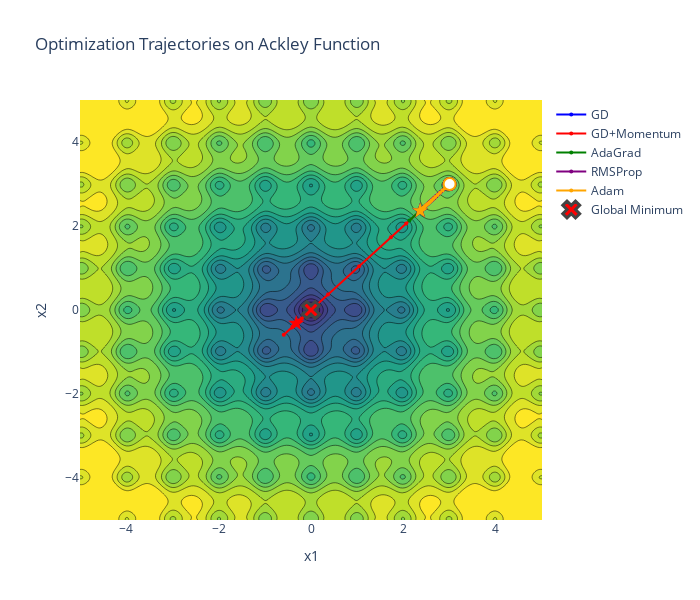
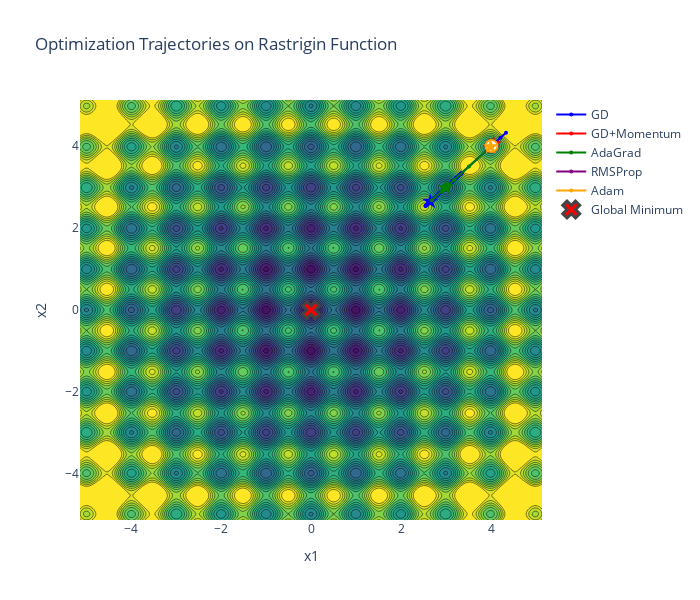
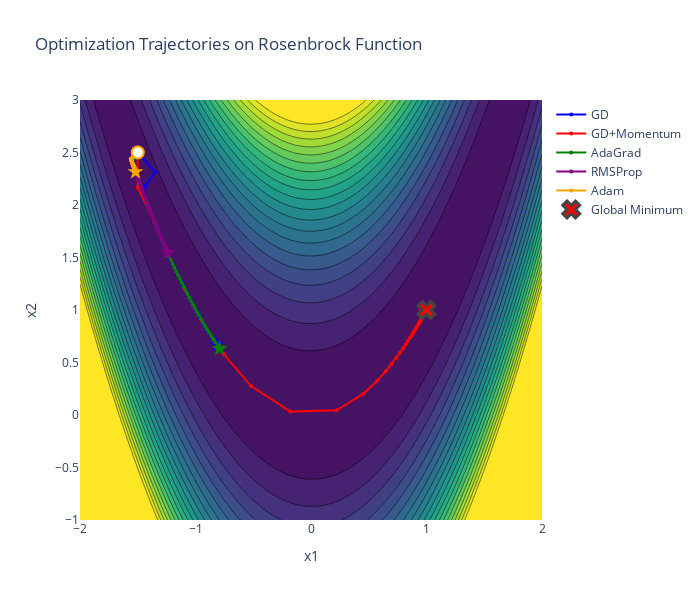

The code cell stored with these charts, in order, in its notebook:
### Markdown cell above
### Optimization Trajectories on Contour Plots

### Code cell
# Create contour plots with trajectories
for func_name, func, grad_func, x0 in test_functions:
    # Create grid for contour plot
    if func_name == 'Ackley':
        x_range = np.linspace(-5, 5, 200)
        y_range = np.linspace(-5, 5, 200)
        global_min = [0, 0]
    elif func_name == 'Rastrigin':
        x_range = np.linspace(-5.12, 5.12, 200)
        y_range = np.linspace(-5.12, 5.12, 200)
        global_min = [0, 0]
    else:  # Rosenbrock
        x_range = np.linspace(-2, 2, 200)
        y_range = np.linspace(-1, 3, 200)
        global_min = [1, 1]
    
    X, Y = np.meshgrid(x_range, y_range)
    Z = np.zeros_like(X)
    
    for i in range(X.shape[0]):
        for j in range(X.shape[1]):
            Z[i, j] = func(np.array([X[i, j], Y[i, j]]))
    
    # Create figure
    fig = go.Figure()
    
    # Add contour plot
    fig.add_trace(go.Contour(
        x=x_range,
        y=y_range,
        z=Z,
        colorscale='Viridis',
        contours=dict(
            start=0,
            end=np.percentile(Z, 90),
            size=(np.percentile(Z, 90) - 0) / 20
        ),
        showscale=False,
        name='Function'
    ))
    
    # Add trajectories for each algorithm
    for color_idx, (alg_name, result) in enumerate(all_results[func_name].items()):
        path = result['path']
        # Subsample path for clarity (plot every 10th point for long trajectories)
        step = max(1, len(path) // 50)
        
        fig.add_trace(go.Scatter(
            x=path[::step, 0],
            y=path[::step, 1],
            mode='lines+markers',
            name=alg_name,
            line=dict(color=colors[color_idx], width=2),
            marker=dict(size=4)
        ))
        
        # Add start and end markers
        fig.add_trace(go.Scatter(
            x=[path[0, 0]],
            y=[path[0, 1]],
            mode='markers',
            marker=dict(size=12, color='white', symbol='circle', 
                       line=dict(color=colors[color_idx], width=2)),
            showlegend=False,
            hovertext=f'{alg_name} start'
        ))
        
        fig.add_trace(go.Scatter(
            x=[path[-1, 0]],
            y=[path[-1, 1]],
            mode='markers',
            marker=dict(size=12, color=colors[color_idx], symbol='star'),
            showlegend=False,
            hovertext=f'{alg_name} end'
        ))
    
    # Add global minimum marker
    fig.add_trace(go.Scatter(
        x=[global_min[0]],
        y=[global_min[1]],
        mode='markers',
        marker=dict(size=15, color='red', symbol='x', line=dict(width=3)),
        name='Global Minimum',
        showlegend=True
    ))
    
    fig.update_layout(
        title=f'Optimization Trajectories on {func_name} Function',
        xaxis_title='x1',
        yaxis_title='x2',
        height=600,
        width=700,
        hovermode='closest'
    )
    
    fig.show()

### Figure 1 — Plotly figure (JSON) as saved in the notebook; plotly's stock layout.template omitted (floating-point values rounded to 4 significant figures; data arrays with more than 128 entries replaced by an {"elided": "..."} marker saying what was removed)
{"data": [{"colorscale": [[0, "#440154"], [0.1111, "#482878"], [0.2222, "#3e4989"], [0.3333, "#31688e"], [0.4444, "#26828e"], [0.5556, "#1f9e89"], [0.6667, "#35b779"], [0.7778, "#6ece58"], [0.8889, "#b5de2b"], [1, "#fde725"]], "contours": {"end": 12.59, "size": 0.6295, "start": 0}, "name": "Function", "showscale": false, "type": "contour", "x": {"elided": "200 float values"}, "y": {"elided": "200 float values"}, "z": {"elided": "200x200 float values"}}, {"line": {"color": "blue", "width": 2}, "marker": {"size": 4}, "mode": "lines+markers", "name": "GD", "type": "scatter", "x": [3.0, 2.972, 2.909, 2.801, 2.706, 2.642, 2.596, 2.558, 2.527, 2.499, 2.476, 2.456, 2.439, 2.424, 2.412, 2.402, 2.394, 2.387, 2.382, 2.377, 2.374, 2.372, 2.369, 2.368, 2.367, 2.366, 2.365, 2.364, 2.364, 2.364, 2.363, 2.363, 2.363, 2.363, 2.363, 2.363, 2.363, 2.363, 2.363, 2.363, 2.363, 2.363, 2.363, 2.363, 2.363, 2.363, 2.363, 2.363, 2.363, 2.363, 2.363, 2.363, 2.363, 2.363, 2.363, 2.363, 2.363, 2.363, 2.363, 2.363, 2.363, 2.363, 2.363, 2.363, 2.363, 2.363, 2.363], "y": [3.0, 2.972, 2.909, 2.801, 2.706, 2.642, 2.596, 2.558, 2.527, 2.499, 2.476, 2.456, 2.439, 2.424, 2.412, 2.402, 2.394, 2.387, 2.382, 2.377, 2.374, 2.372, 2.369, 2.368, 2.367, 2.366, 2.365, 2.364, 2.364, 2.364, 2.363, 2.363, 2.363, 2.363, 2.363, 2.363, 2.363, 2.363, 2.363, 2.363, 2.363, 2.363, 2.363, 2.363, 2.363, 2.363, 2.363, 2.363, 2.363, 2.363, 2.363, 2.363, 2.363, 2.363, 2.363, 2.363, 2.363, 2.363, 2.363, 2.363, 2.363, 2.363, 2.363, 2.363, 2.363, 2.363, 2.363]}, {"hovertext": "GD start", "marker": {"color": "white", "line": {"color": "blue", "width": 2}, "size": 12, "symbol": "circle"}, "mode": "markers", "showlegend": false, "type": "scatter", "x": [3], "y": [3]}, {"hovertext": "GD end", "marker": {"color": "blue", "size": 12, "symbol": "star"}, "mode": "markers", "showlegend": false, "type": "scatter", "x": [2.363], "y": [2.363]}, {"line": {"color": "red", "width": 2}, "marker": {"size": 4}, "mode": "lines+markers", "name": "GD+Momentum", "type": "scatter", "x": [3.0, 2.664, 2.06, 1.731, 1.04, 0.3681, -0.2448, -0.5895, -0.3619, -0.1994, -0.4, -0.3668, -0.2595, -0.3401, -0.3454, -0.2924, -0.3234, -0.3325, -0.3075, -0.3189, -0.3256, -0.3142, -0.318, -0.3221, -0.317, -0.3181, -0.3203, -0.3181, -0.3183, -0.3195, -0.3186, -0.3185, -0.3191, -0.3187, -0.3186, -0.3189, -0.3188, -0.3187, -0.3188, -0.3188, -0.3188, -0.3188, -0.3188, -0.3188, -0.3188, -0.3188, -0.3188, -0.3188, -0.3188, -0.3188, -0.3188, -0.3188, -0.3188, -0.3188, -0.3188, -0.3188, -0.3188, -0.3188], "y": [3.0, 2.664, 2.06, 1.731, 1.04, 0.3681, -0.2448, -0.5895, -0.3619, -0.1994, -0.4, -0.3668, -0.2595, -0.3401, -0.3454, -0.2924, -0.3234, -0.3325, -0.3075, -0.3189, -0.3256, -0.3142, -0.318, -0.3221, -0.317, -0.3181, -0.3203, -0.3181, -0.3183, -0.3195, -0.3186, -0.3185, -0.3191, -0.3187, -0.3186, -0.3189, -0.3188, -0.3187, -0.3188, -0.3188, -0.3188, -0.3188, -0.3188, -0.3188, -0.3188, -0.3188, -0.3188, -0.3188, -0.3188, -0.3188, -0.3188, -0.3188, -0.3188, -0.3188, -0.3188, -0.3188, -0.3188, -0.3188]}, {"hovertext": "GD+Momentum start", "marker": {"color": "white", "line": {"color": "red", "width": 2}, "size": 12, "symbol": "circle"}, "mode": "markers", "showlegend": false, "type": "scatter", "x": [3], "y": [3]}, {"hovertext": "GD+Momentum end", "marker": {"color": "red", "size": 12, "symbol": "star"}, "mode": "markers", "showlegend": false, "type": "scatter", "x": [-0.3188], "y": [-0.3188]}, {"line": {"color": "green", "width": 2}, "marker": {"size": 4}, "mode": "lines+markers", "name": "AdaGrad", "type": "scatter", "x": [3.0, 2.5, 2.129, 2.575, 2.354, 2.367, 2.36, 2.364, 2.362, 2.363, 2.362, 2.363, 2.363, 2.363, 2.363, 2.363, 2.363, 2.363, 2.363, 2.363, 2.363, 2.363, 2.363, 2.363, 2.363], "y": [3.0, 2.5, 2.129, 2.575, 2.354, 2.367, 2.36, 2.364, 2.362, 2.363, 2.362, 2.363, 2.363, 2.363, 2.363, 2.363, 2.363, 2.363, 2.363, 2.363, 2.363, 2.363, 2.363, 2.363, 2.363]}, {"hovertext": "AdaGrad start", "marker": {"color": "white", "line": {"color": "green", "width": 2}, "size": 12, "symbol": "circle"}, "mode": "markers", "showlegend": false, "type": "scatter", "x": [3], "y": [3]}, {"hovertext": "AdaGrad end", "marker": {"color": "green", "size": 12, "symbol": "star"}, "mode": "markers", "showlegend": false, "type": "scatter", "x": [2.363], "y": [2.363]}, {"line": {"color": "purple", "width": 2}, "marker": {"size": 4}, "mode": "lines+markers", "name": "RMSProp", "type": "scatter", "x": [3.0, 2.939, 2.89, 2.851, 2.82, 2.793, 2.769, 2.748, 2.729, 2.711, 2.694, 2.678, 2.663, 2.648, 2.633, 2.619, 2.605, 2.591, 2.577, 2.564, 2.55, 2.537, 2.524, 2.51, 2.497, 2.484, 2.472, 2.459, 2.447, 2.436, 2.425, 2.414, 2.405, 2.396, 2.388, 2.382, 2.376, 2.372, 2.369, 2.366, 2.365, 2.364, 2.363, 2.363, 2.363, 2.363, 2.363, 2.363, 2.363, 2.363], "y": [3.0, 2.939, 2.89, 2.851, 2.82, 2.793, 2.769, 2.748, 2.729, 2.711, 2.694, 2.678, 2.663, 2.648, 2.633, 2.619, 2.605, 2.591, 2.577, 2.564, 2.55, 2.537, 2.524, 2.51, 2.497, 2.484, 2.472, 2.459, 2.447, 2.436, 2.425, 2.414, 2.405, 2.396, 2.388, 2.382, 2.376, 2.372, 2.369, 2.366, 2.365, 2.364, 2.363, 2.363, 2.363, 2.363, 2.363, 2.363, 2.363, 2.363]}, {"hovertext": "RMSProp start", "marker": {"color": "white", "line": {"color": "purple", "width": 2}, "size": 12, "symbol": "circle"}, "mode": "markers", "showlegend": false, "type": "scatter", "x": [3], "y": [3]}, {"hovertext": "RMSProp end", "marker": {"color": "purple", "size": 12, "symbol": "star"}, "mode": "markers", "showlegend": false, "type": "scatter", "x": [2.363], "y": [2.363]}, {"line": {"color": "orange", "width": 2}, "marker": {"size": 4}, "mode": "lines+markers", "name": "Adam", "type": "scatter", "x": [3.0, 2.95, 2.899, 2.846, 2.792, 2.739, 2.689, 2.643, 2.603, 2.568, 2.537, 2.51, 2.486, 2.464, 2.445, 2.428, 2.413, 2.4, 2.39, 2.381, 2.374, 2.369, 2.365, 2.362, 2.361, 2.36, 2.36, 2.36, 2.361, 2.361, 2.361, 2.362, 2.362, 2.362, 2.363, 2.363, 2.363, 2.363, 2.363, 2.363, 2.363, 2.363, 2.363, 2.363, 2.363, 2.363, 2.363, 2.363, 2.363, 2.363, 2.363, 2.363, 2.363], "y": [3.0, 2.95, 2.899, 2.846, 2.792, 2.739, 2.689, 2.643, 2.603, 2.568, 2.537, 2.51, 2.486, 2.464, 2.445, 2.428, 2.413, 2.4, 2.39, 2.381, 2.374, 2.369, 2.365, 2.362, 2.361, 2.36, 2.36, 2.36, 2.361, 2.361, 2.361, 2.362, 2.362, 2.362, 2.363, 2.363, 2.363, 2.363, 2.363, 2.363, 2.363, 2.363, 2.363, 2.363, 2.363, 2.363, 2.363, 2.363, 2.363, 2.363, 2.363, 2.363, 2.363]}, {"hovertext": "Adam start", "marker": {"color": "white", "line": {"color": "orange", "width": 2}, "size": 12, "symbol": "circle"}, "mode": "markers", "showlegend": false, "type": "scatter", "x": [3], "y": [3]}, {"hovertext": "Adam end", "marker": {"color": "orange", "size": 12, "symbol": "star"}, "mode": "markers", "showlegend": false, "type": "scatter", "x": [2.363], "y": [2.363]}, {"marker": {"color": "red", "line": {"width": 3}, "size": 15, "symbol": "x"}, "mode": "markers", "name": "Global Minimum", "showlegend": true, "type": "scatter", "x": [0], "y": [0]}], "layout": {"height": 600, "hovermode": "closest", "title": {"text": "Optimization Trajectories on Ackley Function"}, "width": 700, "xaxis": {"title": {"text": "x1"}}, "yaxis": {"title": {"text": "x2"}}}}

### Figure 2 — Plotly figure (JSON) as saved in the notebook; plotly's stock layout.template omitted (floating-point values rounded to 4 significant figures; data arrays with more than 128 entries replaced by an {"elided": "..."} marker saying what was removed)
{"data": [{"colorscale": [[0, "#440154"], [0.1111, "#482878"], [0.2222, "#3e4989"], [0.3333, "#31688e"], [0.4444, "#26828e"], [0.5556, "#1f9e89"], [0.6667, "#35b779"], [0.7778, "#6ece58"], [0.8889, "#b5de2b"], [1, "#fde725"]], "contours": {"end": 56.47, "size": 2.823, "start": 0}, "name": "Function", "showscale": false, "type": "contour", "x": {"elided": "200 float values"}, "y": {"elided": "200 float values"}, "z": {"elided": "200x200 float values"}}, {"line": {"color": "blue", "width": 2}, "marker": {"size": 4}, "mode": "lines+markers", "name": "GD", "type": "scatter", "x": [4.0, 4.199, 4.322, 2.57, 2.669, 2.678, 2.818, 2.718, 3.342, 3.024, 2.849, 3.324, 2.802, 2.74, 2.639, 2.538, 2.782, 3.118, 3.312, 2.915, 3.279, 3.303, 3.321, 3.251, 2.567, 2.609, 2.542, 2.592, 3.178, 3.124, 3.334, 2.668, 2.742, 2.629, 2.591, 3.212, 2.678, 2.54, 2.917, 3.224, 2.731, 3.163, 2.632, 2.604, 2.841, 3.051, 3.145, 3.168, 3.235, 2.666], "y": [4.0, 4.199, 4.322, 2.57, 2.669, 2.678, 2.818, 2.718, 3.342, 3.024, 2.849, 3.324, 2.802, 2.74, 2.639, 2.538, 2.782, 3.118, 3.312, 2.915, 3.279, 3.303, 3.321, 3.251, 2.567, 2.609, 2.542, 2.592, 3.178, 3.124, 3.334, 2.668, 2.742, 2.629, 2.591, 3.212, 2.678, 2.54, 2.917, 3.224, 2.731, 3.163, 2.632, 2.604, 2.841, 3.051, 3.145, 3.168, 3.235, 2.666]}, {"hovertext": "GD start", "marker": {"color": "white", "line": {"color": "blue", "width": 2}, "size": 12, "symbol": "circle"}, "mode": "markers", "showlegend": false, "type": "scatter", "x": [4], "y": [4]}, {"hovertext": "GD end", "marker": {"color": "blue", "size": 12, "symbol": "star"}, "mode": "markers", "showlegend": false, "type": "scatter", "x": [2.644], "y": [2.644]}, {"line": {"color": "red", "width": 2}, "marker": {"size": 4}, "mode": "lines+markers", "name": "GD+Momentum", "type": "scatter", "x": [4.0, 3.921, 3.899, 3.909, 3.907, 3.906, 3.906, 3.907, 3.906, 3.906, 3.906, 3.906, 3.906, 3.906, 3.906, 3.906, 3.906, 3.906, 3.906, 3.906, 3.906, 3.906, 3.906, 3.906, 3.906, 3.906, 3.906, 3.906, 3.906, 3.906, 3.906, 3.906, 3.906, 3.906, 3.906, 3.906, 3.906, 3.906, 3.906, 3.906, 3.906, 3.906, 3.906, 3.906, 3.906, 3.906, 3.906, 3.906, 3.906, 3.906], "y": [4.0, 3.921, 3.899, 3.909, 3.907, 3.906, 3.906, 3.907, 3.906, 3.906, 3.906, 3.906, 3.906, 3.906, 3.906, 3.906, 3.906, 3.906, 3.906, 3.906, 3.906, 3.906, 3.906, 3.906, 3.906, 3.906, 3.906, 3.906, 3.906, 3.906, 3.906, 3.906, 3.906, 3.906, 3.906, 3.906, 3.906, 3.906, 3.906, 3.906, 3.906, 3.906, 3.906, 3.906, 3.906, 3.906, 3.906, 3.906, 3.906, 3.906]}, {"hovertext": "GD+Momentum start", "marker": {"color": "white", "line": {"color": "red", "width": 2}, "size": 12, "symbol": "circle"}, "mode": "markers", "showlegend": false, "type": "scatter", "x": [4], "y": [4]}, {"hovertext": "GD+Momentum end", "marker": {"color": "red", "size": 12, "symbol": "star"}, "mode": "markers", "showlegend": false, "type": "scatter", "x": [4.049], "y": [4.049]}, {"line": {"color": "green", "width": 2}, "marker": {"size": 4}, "mode": "lines+markers", "name": "AdaGrad", "type": "scatter", "x": [4.0, 3.5, 3.171, 2.678, 2.995, 2.97, 3.006, 2.955, 3.025, 2.93, 3.051, 2.907, 3.059, 2.913, 3.044, 2.934, 3.025, 2.951, 3.011, 2.964, 3.001, 2.972, 2.995, 2.977, 2.991, 2.98, 2.989, 2.982, 2.987, 2.983, 2.986, 2.984, 2.986, 2.984, 2.985, 2.984, 2.985, 2.985, 2.985, 2.985, 2.985, 2.985, 2.985, 2.985, 2.985, 2.985, 2.985, 2.985, 2.985, 2.985, 2.985, 2.985, 2.985, 2.985, 2.985, 2.985, 2.985, 2.985, 2.985, 2.985, 2.985, 2.985, 2.985, 2.985, 2.985, 2.985, 2.985, 2.985, 2.985, 2.985, 2.985, 2.985, 2.985, 2.985, 2.985, 2.985, 2.985, 2.985, 2.985, 2.985, 2.985, 2.985, 2.985, 2.985, 2.985, 2.985, 2.985, 2.985, 2.985, 2.985], "y": [4.0, 3.5, 3.171, 2.678, 2.995, 2.97, 3.006, 2.955, 3.025, 2.93, 3.051, 2.907, 3.059, 2.913, 3.044, 2.934, 3.025, 2.951, 3.011, 2.964, 3.001, 2.972, 2.995, 2.977, 2.991, 2.98, 2.989, 2.982, 2.987, 2.983, 2.986, 2.984, 2.986, 2.984, 2.985, 2.984, 2.985, 2.985, 2.985, 2.985, 2.985, 2.985, 2.985, 2.985, 2.985, 2.985, 2.985, 2.985, 2.985, 2.985, 2.985, 2.985, 2.985, 2.985, 2.985, 2.985, 2.985, 2.985, 2.985, 2.985, 2.985, 2.985, 2.985, 2.985, 2.985, 2.985, 2.985, 2.985, 2.985, 2.985, 2.985, 2.985, 2.985, 2.985, 2.985, 2.985, 2.985, 2.985, 2.985, 2.985, 2.985, 2.985, 2.985, 2.985, 2.985, 2.985, 2.985, 2.985, 2.985, 2.985]}, {"hovertext": "AdaGrad start", "marker": {"color": "white", "line": {"color": "green", "width": 2}, "size": 12, "symbol": "circle"}, "mode": "markers", "showlegend": false, "type": "scatter", "x": [4], "y": [4]}, {"hovertext": "AdaGrad end", "marker": {"color": "green", "size": 12, "symbol": "star"}, "mode": "markers", "showlegend": false, "type": "scatter", "x": [2.985], "y": [2.985]}, {"line": {"color": "purple", "width": 2}, "marker": {"size": 4}, "mode": "lines+markers", "name": "RMSProp", "type": "scatter", "x": [4.0, 3.988, 3.983, 3.985, 3.985, 3.985, 3.985, 3.985, 3.985, 3.985, 3.985, 3.985, 3.985, 3.985, 3.985, 3.985, 3.985, 3.985, 3.985, 3.985, 3.985, 3.985, 3.985, 3.985, 3.985, 3.985, 3.985, 3.985, 3.985, 3.985, 3.985, 3.985, 3.985, 3.985, 3.985, 3.985, 3.985, 3.985, 3.985, 3.985, 3.985, 3.985, 3.985, 3.985, 3.985, 3.985, 3.985, 3.985, 3.985, 3.985], "y": [4.0, 3.988, 3.983, 3.985, 3.985, 3.985, 3.985, 3.985, 3.985, 3.985, 3.985, 3.985, 3.985, 3.985, 3.985, 3.985, 3.985, 3.985, 3.985, 3.985, 3.985, 3.985, 3.985, 3.985, 3.985, 3.985, 3.985, 3.985, 3.985, 3.985, 3.985, 3.985, 3.985, 3.985, 3.985, 3.985, 3.985, 3.985, 3.985, 3.985, 3.985, 3.985, 3.985, 3.985, 3.985, 3.985, 3.985, 3.985, 3.985, 3.985]}, {"hovertext": "RMSProp start", "marker": {"color": "white", "line": {"color": "purple", "width": 2}, "size": 12, "symbol": "circle"}, "mode": "markers", "showlegend": false, "type": "scatter", "x": [4], "y": [4]}, {"hovertext": "RMSProp end", "marker": {"color": "purple", "size": 12, "symbol": "star"}, "mode": "markers", "showlegend": false, "type": "scatter", "x": [3.975], "y": [3.975]}, {"line": {"color": "orange", "width": 2}, "marker": {"size": 4}, "mode": "lines+markers", "name": "Adam", "type": "scatter", "x": [4.0, 3.969, 3.976, 3.987, 3.982, 3.975, 3.978, 3.983, 3.981, 3.978, 3.98, 3.981, 3.979, 3.979, 3.98, 3.98, 3.979, 3.98, 3.98, 3.98, 3.98, 3.98, 3.98, 3.98, 3.98, 3.98, 3.98, 3.98, 3.98, 3.98, 3.98, 3.98, 3.98, 3.98, 3.98, 3.98, 3.98, 3.98, 3.98, 3.98, 3.98, 3.98, 3.98, 3.98, 3.98, 3.98, 3.98, 3.98, 3.98, 3.98, 3.98, 3.98, 3.98, 3.98, 3.98, 3.98, 3.98, 3.98, 3.98], "y": [4.0, 3.969, 3.976, 3.987, 3.982, 3.975, 3.978, 3.983, 3.981, 3.978, 3.98, 3.981, 3.979, 3.979, 3.98, 3.98, 3.979, 3.98, 3.98, 3.98, 3.98, 3.98, 3.98, 3.98, 3.98, 3.98, 3.98, 3.98, 3.98, 3.98, 3.98, 3.98, 3.98, 3.98, 3.98, 3.98, 3.98, 3.98, 3.98, 3.98, 3.98, 3.98, 3.98, 3.98, 3.98, 3.98, 3.98, 3.98, 3.98, 3.98, 3.98, 3.98, 3.98, 3.98, 3.98, 3.98, 3.98, 3.98, 3.98]}, {"hovertext": "Adam start", "marker": {"color": "white", "line": {"color": "orange", "width": 2}, "size": 12, "symbol": "circle"}, "mode": "markers", "showlegend": false, "type": "scatter", "x": [4], "y": [4]}, {"hovertext": "Adam end", "marker": {"color": "orange", "size": 12, "symbol": "star"}, "mode": "markers", "showlegend": false, "type": "scatter", "x": [3.98], "y": [3.98]}, {"marker": {"color": "red", "line": {"width": 3}, "size": 15, "symbol": "x"}, "mode": "markers", "name": "Global Minimum", "showlegend": true, "type": "scatter", "x": [0], "y": [0]}], "layout": {"height": 600, "hovermode": "closest", "title": {"text": "Optimization Trajectories on Rastrigin Function"}, "width": 700, "xaxis": {"title": {"text": "x1"}}, "yaxis": {"title": {"text": "x2"}}}}

### Figure 3 — Plotly figure (JSON) as saved in the notebook; plotly's stock layout.template omitted (floating-point values rounded to 4 significant figures; data arrays with more than 128 entries replaced by an {"elided": "..."} marker saying what was removed)
{"data": [{"colorscale": [[0, "#440154"], [0.1111, "#482878"], [0.2222, "#3e4989"], [0.3333, "#31688e"], [0.4444, "#26828e"], [0.5556, "#1f9e89"], [0.6667, "#35b779"], [0.7778, "#6ece58"], [0.8889, "#b5de2b"], [1, "#fde725"]], "contours": {"end": 768.2, "size": 38.41, "start": 0}, "name": "Function", "showscale": false, "type": "contour", "x": {"elided": "200 float values"}, "y": {"elided": "200 float values"}, "z": {"elided": "200x200 float values"}}, {"line": {"color": "blue", "width": 2}, "marker": {"size": 4}, "mode": "lines+markers", "name": "GD", "type": "scatter", "x": [-1.5, -1.35, -1.434, -1.454, -1.449, -1.439, -1.428, -1.418, -1.407, -1.396, -1.385, -1.374, -1.363, -1.352, -1.34, -1.329, -1.317, -1.306, -1.294, -1.282, -1.27, -1.257, -1.245, -1.232, -1.22, -1.207, -1.194, -1.181, -1.167, -1.154, -1.14, -1.126, -1.112, -1.098, -1.083, -1.068, -1.053, -1.038, -1.023, -1.007, -0.9909, -0.9745, -0.9579, -0.941, -0.9237, -0.9061, -0.8881, -0.8697, -0.851, -0.8317], "y": [2.5, 2.311, 2.185, 2.141, 2.109, 2.078, 2.048, 2.018, 1.987, 1.957, 1.926, 1.896, 1.865, 1.835, 1.804, 1.774, 1.743, 1.712, 1.681, 1.65, 1.619, 1.588, 1.557, 1.526, 1.495, 1.464, 1.433, 1.402, 1.37, 1.339, 1.307, 1.276, 1.244, 1.213, 1.181, 1.149, 1.117, 1.086, 1.054, 1.022, 0.9898, 0.9577, 0.9257, 0.8935, 0.8613, 0.8291, 0.7968, 0.7645, 0.7322, 0.6999]}, {"hovertext": "GD start", "marker": {"color": "white", "line": {"color": "blue", "width": 2}, "size": 12, "symbol": "circle"}, "mode": "markers", "showlegend": false, "type": "scatter", "x": [-1.5], "y": [2.5]}, {"hovertext": "GD end", "marker": {"color": "blue", "size": 12, "symbol": "star"}, "mode": "markers", "showlegend": false, "type": "scatter", "x": [-0.8131], "y": [0.6691]}, {"line": {"color": "red", "width": 2}, "marker": {"size": 4}, "mode": "lines+markers", "name": "GD+Momentum", "type": "scatter", "x": [-1.5, -1.502, -1.351, -1.233, -1.098, -0.9427, -0.7579, -0.5188, -0.1778, 0.223, 0.4545, 0.5729, 0.6463, 0.6986, 0.7389, 0.7713, 0.798, 0.8205, 0.8398, 0.8564, 0.8709, 0.8836, 0.8948, 0.9048, 0.9136, 0.9215, 0.9286, 0.935, 0.9408, 0.946, 0.9507, 0.9549, 0.9588, 0.9623, 0.9655, 0.9684, 0.9711, 0.9735, 0.9757, 0.9777, 0.9795, 0.9812, 0.9828, 0.9842, 0.9855, 0.9867, 0.9877, 0.9887, 0.9897, 0.9905], "y": [2.5, 2.166, 1.836, 1.521, 1.21, 0.8977, 0.5826, 0.2758, 0.03217, 0.04473, 0.2035, 0.326, 0.4159, 0.4866, 0.5447, 0.5938, 0.6359, 0.6725, 0.7046, 0.7328, 0.7579, 0.7803, 0.8003, 0.8182, 0.8343, 0.8489, 0.8621, 0.874, 0.8848, 0.8946, 0.9036, 0.9117, 0.9191, 0.9259, 0.932, 0.9377, 0.9428, 0.9475, 0.9518, 0.9558, 0.9594, 0.9627, 0.9658, 0.9685, 0.9711, 0.9734, 0.9756, 0.9776, 0.9794, 0.981]}, {"hovertext": "GD+Momentum start", "marker": {"color": "white", "line": {"color": "red", "width": 2}, "size": 12, "symbol": "circle"}, "mode": "markers", "showlegend": false, "type": "scatter", "x": [-1.5], "y": [2.5]}, {"hovertext": "GD+Momentum end", "marker": {"color": "red", "size": 12, "symbol": "star"}, "mode": "markers", "showlegend": false, "type": "scatter", "x": [0.9912], "y": [0.9825]}, {"line": {"color": "green", "width": 2}, "marker": {"size": 4}, "mode": "lines+markers", "name": "AdaGrad", "type": "scatter", "x": [-1.5, -1.547, -1.534, -1.521, -1.508, -1.494, -1.481, -1.467, -1.454, -1.44, -1.427, -1.413, -1.399, -1.385, -1.372, -1.358, -1.343, -1.329, -1.315, -1.301, -1.286, -1.271, -1.257, -1.242, -1.227, -1.212, -1.197, -1.182, -1.166, -1.151, -1.135, -1.119, -1.104, -1.088, -1.071, -1.055, -1.039, -1.022, -1.005, -0.9884, -0.9713, -0.954, -0.9366, -0.9189, -0.9011, -0.8831, -0.8649, -0.8466, -0.828, -0.8092], "y": [2.5, 2.399, 2.359, 2.319, 2.279, 2.239, 2.199, 2.16, 2.12, 2.081, 2.042, 2.003, 1.964, 1.926, 1.887, 1.849, 1.811, 1.773, 1.735, 1.698, 1.66, 1.623, 1.586, 1.549, 1.512, 1.475, 1.439, 1.403, 1.367, 1.331, 1.295, 1.259, 1.224, 1.189, 1.154, 1.119, 1.085, 1.051, 1.017, 0.9828, 0.9493, 0.916, 0.883, 0.8503, 0.8178, 0.7857, 0.7538, 0.7223, 0.6911, 0.6603]}, {"hovertext": "AdaGrad start", "marker": {"color": "white", "line": {"color": "green", "width": 2}, "size": 12, "symbol": "circle"}, "mode": "markers", "showlegend": false, "type": "scatter", "x": [-1.5], "y": [2.5]}, {"hovertext": "AdaGrad end", "marker": {"color": "green", "size": 12, "symbol": "star"}, "mode": "markers", "showlegend": false, "type": "scatter", "x": [-0.7911], "y": [0.6314]}, {"line": {"color": "purple", "width": 2}, "marker": {"size": 4}, "mode": "lines+markers", "name": "RMSProp", "type": "scatter", "x": [-1.5, -1.526, -1.542, -1.554, -1.558, -1.556, -1.55, -1.544, -1.536, -1.53, -1.524, -1.518, -1.511, -1.505, -1.498, -1.492, -1.485, -1.478, -1.472, -1.465, -1.458, -1.451, -1.445, -1.438, -1.431, -1.424, -1.417, -1.41, -1.403, -1.396, -1.389, -1.382, -1.375, -1.368, -1.36, -1.353, -1.346, -1.338, -1.331, -1.324, -1.316, -1.308, -1.301, -1.293, -1.286, -1.278, -1.27, -1.262, -1.254, -1.246], "y": [2.5, 2.474, 2.458, 2.445, 2.437, 2.428, 2.411, 2.391, 2.371, 2.352, 2.332, 2.312, 2.293, 2.273, 2.254, 2.234, 2.214, 2.195, 2.175, 2.155, 2.136, 2.116, 2.096, 2.077, 2.057, 2.037, 2.018, 1.998, 1.978, 1.959, 1.939, 1.919, 1.899, 1.88, 1.86, 1.84, 1.82, 1.801, 1.781, 1.761, 1.741, 1.722, 1.702, 1.682, 1.662, 1.643, 1.623, 1.603, 1.583, 1.563]}, {"hovertext": "RMSProp start", "marker": {"color": "white", "line": {"color": "purple", "width": 2}, "size": 12, "symbol": "circle"}, "mode": "markers", "showlegend": false, "type": "scatter", "x": [-1.5], "y": [2.5]}, {"hovertext": "RMSProp end", "marker": {"color": "purple", "size": 12, "symbol": "star"}, "mode": "markers", "showlegend": false, "type": "scatter", "x": [-1.24], "y": [1.544]}, {"line": {"color": "orange", "width": 2}, "marker": {"size": 4}, "mode": "lines+markers", "name": "Adam", "type": "scatter", "x": [-1.5, -1.52, -1.536, -1.549, -1.556, -1.559, -1.559, -1.559, -1.558, -1.558, -1.557, -1.557, -1.556, -1.556, -1.555, -1.555, -1.554, -1.553, -1.553, -1.552, -1.551, -1.55, -1.55, -1.549, -1.548, -1.547, -1.546, -1.545, -1.545, -1.544, -1.543, -1.542, -1.541, -1.54, -1.539, -1.538, -1.537, -1.535, -1.534, -1.533, -1.532, -1.531, -1.53, -1.528, -1.527, -1.526, -1.525, -1.523, -1.522, -1.521], "y": [2.5, 2.48, 2.464, 2.451, 2.443, 2.439, 2.437, 2.436, 2.435, 2.433, 2.432, 2.43, 2.429, 2.427, 2.425, 2.423, 2.421, 2.419, 2.417, 2.415, 2.413, 2.41, 2.408, 2.405, 2.403, 2.4, 2.398, 2.395, 2.392, 2.389, 2.386, 2.383, 2.38, 2.377, 2.374, 2.371, 2.367, 2.364, 2.361, 2.357, 2.353, 2.35, 2.346, 2.342, 2.339, 2.335, 2.331, 2.327, 2.323, 2.319]}, {"hovertext": "Adam start", "marker": {"color": "white", "line": {"color": "orange", "width": 2}, "size": 12, "symbol": "circle"}, "mode": "markers", "showlegend": false, "type": "scatter", "x": [-1.5], "y": [2.5]}, {"hovertext": "Adam end", "marker": {"color": "orange", "size": 12, "symbol": "star"}, "mode": "markers", "showlegend": false, "type": "scatter", "x": [-1.519], "y": [2.315]}, {"marker": {"color": "red", "line": {"width": 3}, "size": 15, "symbol": "x"}, "mode": "markers", "name": "Global Minimum", "showlegend": true, "type": "scatter", "x": [1], "y": [1]}], "layout": {"height": 600, "hovermode": "closest", "title": {"text": "Optimization Trajectories on Rosenbrock Function"}, "width": 700, "xaxis": {"title": {"text": "x1"}}, "yaxis": {"title": {"text": "x2"}}}}
